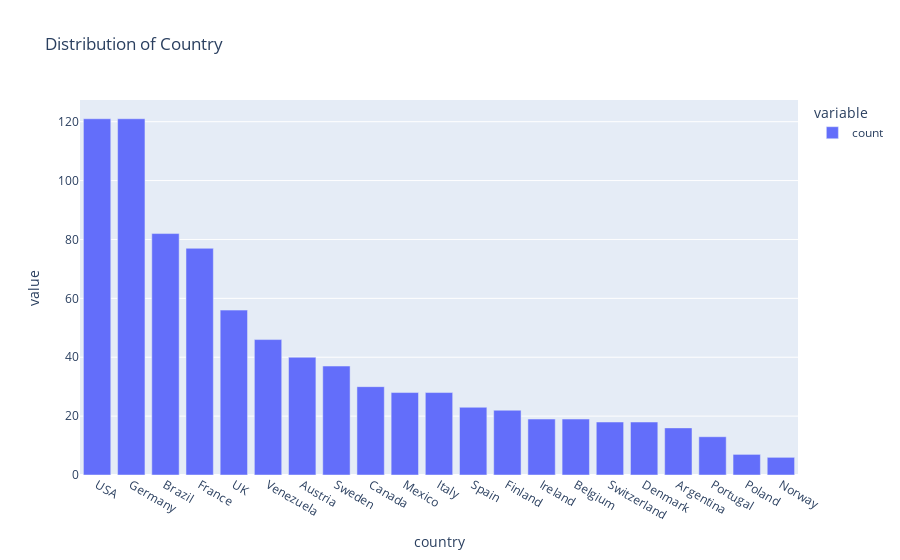

Here is the notebook cell this chart was saved with:
### Code cell
px.bar(data_frame=order.country.value_counts(),title='Distribution of Country')

### Figure 1 — Plotly figure (JSON) as saved in the notebook; plotly's stock layout.template omitted (floating-point values rounded to 4 significant figures)
{"data": [{"alignmentgroup": "True", "hovertemplate": "variable=count<br>country=%{x}<br>value=%{y}<extra></extra>", "legendgroup": "count", "marker": {"color": "#636efa", "pattern": {"shape": ""}}, "name": "count", "offsetgroup": "count", "orientation": "v", "showlegend": true, "textposition": "auto", "type": "bar", "x": ["USA", "Germany", "Brazil", "France", "UK", "Venezuela", "Austria", "Sweden", "Canada", "Mexico", "Italy", "Spain", "Finland", "Ireland", "Belgium", "Switzerland", "Denmark", "Argentina", "Portugal", "Poland", "Norway"], "xaxis": "x", "y": [121, 121, 82, 77, 56, 46, 40, 37, 30, 28, 28, 23, 22, 19, 19, 18, 18, 16, 13, 7, 6], "yaxis": "y"}], "layout": {"barmode": "relative", "legend": {"title": {"text": "variable"}, "tracegroupgap": 0}, "title": {"text": "Distribution of Country"}, "xaxis": {"anchor": "y", "domain": [0, 1], "title": {"text": "country"}}, "yaxis": {"anchor": "x", "domain": [0, 1], "title": {"text": "value"}}}}
